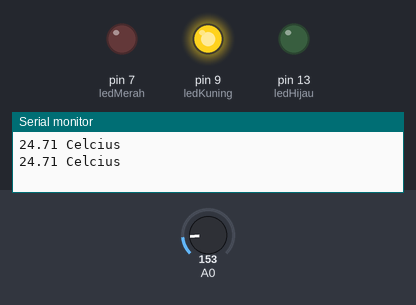
Recording of a sketch running on a simulated Arduino Uno, built with avr-gcc and run on an emulated ATmega328P. On the bench: output pins drawn as LEDs (lit = HIGH), the last lines printed to the serial monitor. The test bench sets the inputs (shaded band); at power-on: A0 = 153.

Above: at 1.8 s.
1.9 s: A0 set to 197
3.4 s: A0 set to 221
At 4.5 s:
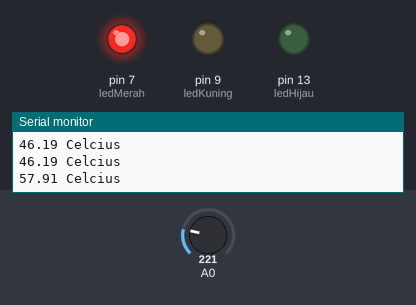
5.5 s: A0 set to 191
At 7.3 s:
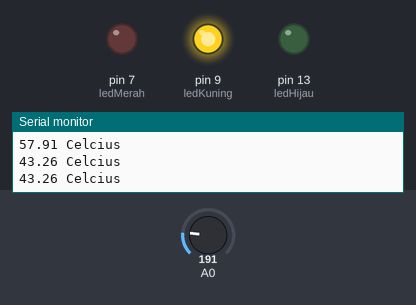
Timing chart, 0 to 8.8 s (numbered marks = the images above; inputs shaded):
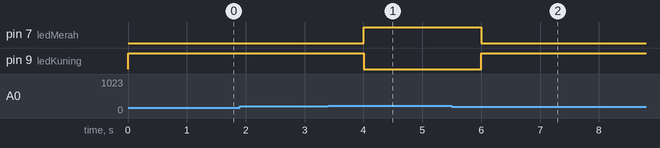

Measured:
- the behaviour switches between 204 and 205 on A0 (found by bisection; images 0 and 1)
- after the input at 3.4 s, pin 7 (ledMerah): LOW → HIGH after 0.60 s; pin 9 (ledKuning): HIGH → LOW after 0.60 s
- after the input at 5.5 s, pin 7 (ledMerah): HIGH → LOW after 0.50 s; pin 9 (ledKuning): LOW → HIGH after 0.50 s

The sketch:

tmpLED.ino
```cpp
int ledMerah = 7;
int ledKuning = 9;
int ledHijau = 13;

void setup(){
  Serial.begin(9600);
  pinMode(ledMerah, OUTPUT);
  pinMode(ledKuning, OUTPUT);
  pinMode(ledHijau, OUTPUT);
  pinMode(A0, INPUT);
}

void loop(){
  int tmp = analogRead(A0); //Membaca nilai awal dari tmp36. Dari nilai ini, nantinya akan dilakukan perhitungan
  float volt = (tmp * 5.0)/1024; //Untuk menghitung perhitungan dari nilai inputan awal tmp36
  float milliVolt = volt * 1000; //Dari volt di atas, dilakukan konversi ke milivolt dengan cara dikalikan dengan 1000
  float tempC = (milliVolt - 500)/10; //Dari data yang didapatkan di atas, maka dilakukan lagi perhitungan agar mendapatkan nilai yang sebenarnya dari Celcius

  if(tempC <= 0){
    digitalWrite(ledHijau, HIGH);
    digitalWrite(ledKuning, LOW);
    digitalWrite(ledMerah, LOW);
    Serial.print(tempC);
    Serial.println(" Celcius");
    delay(1000);
  }else if(tempC <= 50){
    digitalWrite(ledHijau, LOW);
    digitalWrite(ledKuning, HIGH);
    digitalWrite(ledMerah, LOW);
    Serial.print(tempC);
    Serial.println(" Celcius");
    delay(1000);
  }else{
    digitalWrite(ledHijau, LOW);
    digitalWrite(ledKuning, LOW);
    digitalWrite(ledMerah, HIGH);
    Serial.print(tempC);
    Serial.println(" Celcius");
    delay(1000);
  }
}
```
